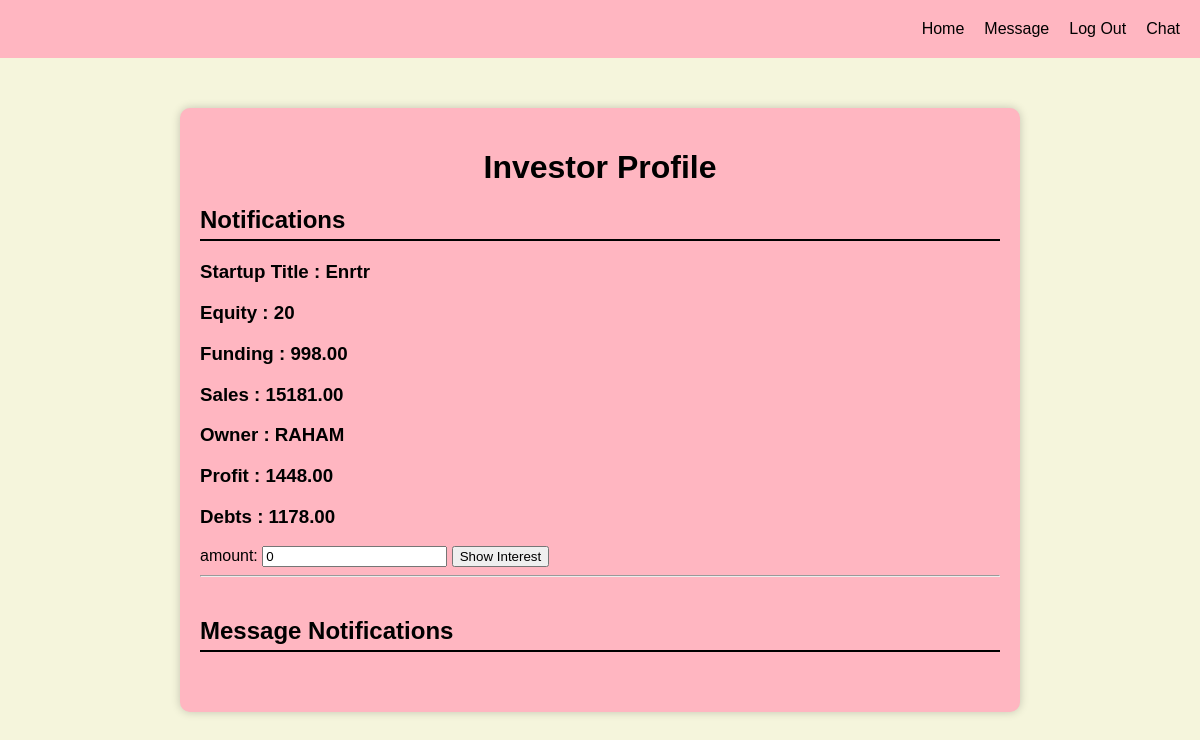
/investor/ (signed in), run on the app's committed database.
### entrepreneur/models.py (models this page shows, shortened)
class startup(models.Model):
    user = models.ForeignKey(User, on_delete=models.CASCADE)
    title = models.CharField(max_length=100)
    Equity = models.TextField()
    funding = models.DecimalField(max_digits=10, decimal_places=2)
    Sales =  models.DecimalField(max_digits=10, decimal_places=2)
    owner= models.TextField()
    profit = models.DecimalField(max_digits=10, decimal_places=2)
    debts = models.DecimalField(max_digits=10, decimal_places=2)

### investor/views.py (the view)
# urls.py: path('', views.investPro, name='investor_Profile'),
@login_required(login_url='login')
def investPro(request):
    if request.method == 'POST':
        user = request.user
        startupst = request.POST['startup_id']
        startupst = startup.objects.get(id=startupst)
        amount = request.POST['amount']
        invest = investedStartup.objects.create(user=user, startup=startupst, amount=amount)
        invest.save()
        print('invested')
        startups = startup.objects.all()
        return render(request, 'investorProfile.html',{'startups':startups})
    else:
        startups = startup.objects.all()
        return render(request, 'investorProfile.html', {'startups':startups})

### templates/investorProfile.html (shortened to what this page needs)
<!DOCTYPE html>
{% load static %}
<html>
<head>
    <link rel="stylesheet" type="text/css" href="{% static 'css/invesPro.css' %}">
</head>
<body>
<div class="banner">
    <a href="{% url 'investor_Profile' %}">Home</a>
    <a href="#">Message</a>
    <a href="{% url 'logout' %}">Log Out</a>
    <a href="{% url 'home' %}">Chat</a>
</div>
    <div class="profile-container">
        <h1>Investor Profile</h1>
        <section class="notification">
            <h2>Notifications</h2>
            {% for i in startups %}
            <div>
            <div class="startup-details-container">
                <div class="startup-details-item">
                    <h3>Startup Title : {{i.title}}</h3>
                </div>
                <div class="startup-details-item">
                    <h3>Equity : {{i.Equity}}</h3>
                </div>
                <div class="startup-details-item">
                    <h3>Funding : {{i.funding}}</h3>
                </div>
                <div class="startup-details-item">
                    <h3>Sales : {{i.Sales}}</h3>
                </div>
                <div class="startup-details-item">
                    <h3>Owner : {{i.owner}}</h3>
                </div>
                <div class="startup-details-item">
                    <h3>Profit : {{i.profit}} </h3>
                </div>
                <div class="startup-details-item">
                    <h3>Debts : {{i.debts}}</h3>
                </div>
                <form action="" method="post">
                    amount: <input type="text" name="amount" value="0">
                    <input type="submit" value="Show Interest">
            </div>
                <hr>
            {% endfor %}
        </section>
        <section class="message-notification">
            <h2>Message Notifications</h2>
        </section>
    </div>
</body>
</html>

### static/CSS/invesPro.css (style rules this page uses)
body { font-family: Arial, sans-serif; margin: 0; padding: 0; background-color: beige; color: black; }
.banner { background-color: lightpink; padding: 10px; display: flex; justify-content: flex-end; }
.banner a { padding: 10px; color: black; text-decoration: none; }
.profile-container { width: 800px; margin: 50px auto; padding: 20px; background-color: lightpink; border-radius: 10px; box-shadow: 0 0 10px rgba(0, 0, 0, 0.2); }
.profile-container h1 { text-align: center; margin-bottom: 20px; }
section { margin-bottom: 40px; }
section h2 { border-bottom: 2px solid black; padding-bottom: 5px; }

### data on the page
startup: title "Enrtr", Equity "20", funding "998.00", Sales "15181.00", owner "RAHAM", profit "1448.00", debts "1178.00"
